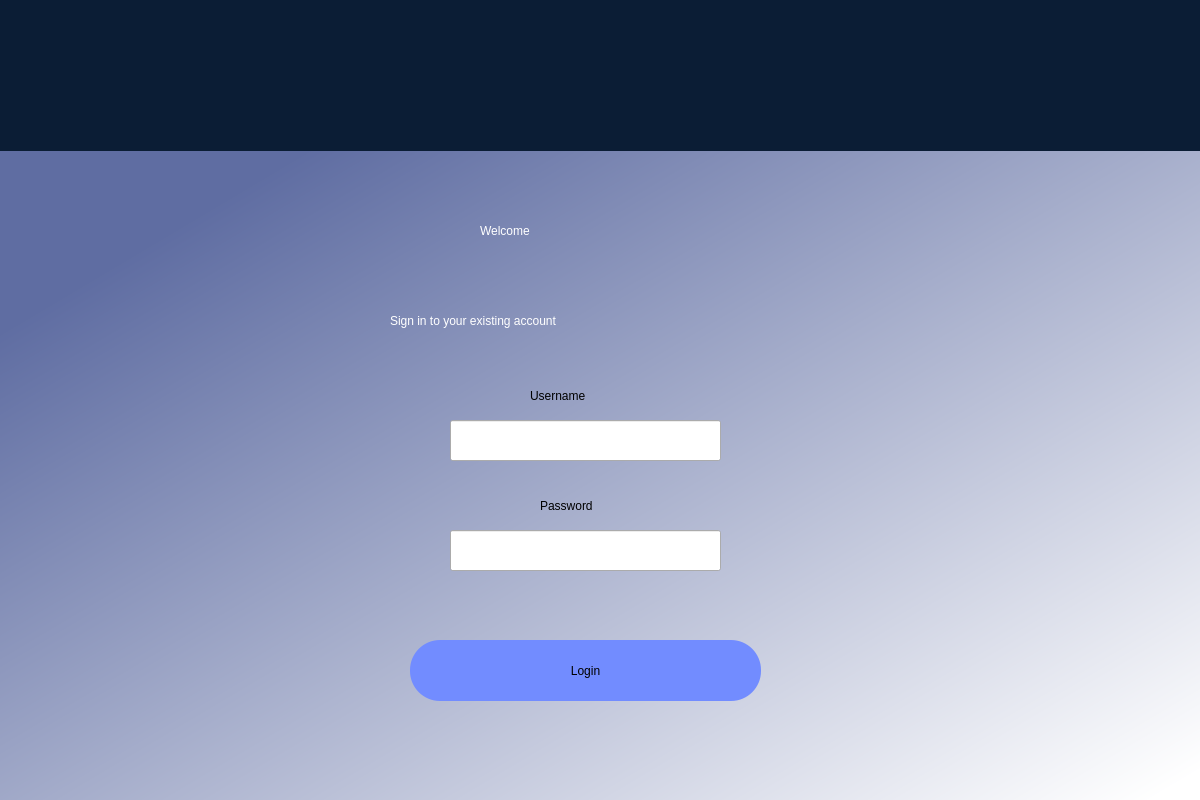
<?xml version="1.0" encoding="UTF-8"?>
<ui version="4.0">
 <class>Dialog</class>
 <widget class="QDialog" name="Dialog">
  <property name="geometry">
   <rect>
    <x>0</x>
    <y>0</y>
    <width>1200</width>
    <height>800</height>
   </rect>
  </property>
  <property name="windowTitle">
   <string>Rattler Bank Database</string>
  </property>
  <property name="windowIcon">
   <iconset>
    <normaloff>RB snake.png</normaloff>RB snake.png</iconset>
  </property>
  <property name="sizeGripEnabled">
   <bool>false</bool>
  </property>
  <widget class="QWidget" name="bgwidget" native="true">
   <property name="geometry">
    <rect>
     <x>0</x>
     <y>0</y>
     <width>1201</width>
     <height>801</height>
    </rect>
   </property>
   <property name="styleSheet">
    <string notr="true">QWidget#bgwidget{
background-color:qlineargradient(spread:pad, x1:0.242, y1:0.198727, x2:0.957, y2:1, stop:0 rgba(95, 109, 162, 255), stop:1 rgba(255, 255, 255, 255))
}</string>
   </property>
   <widget class="QLabel" name="label">
    <property name="geometry">
     <rect>
      <x>480</x>
      <y>170</y>
      <width>221</width>
      <height>121</height>
     </rect>
    </property>
    <property name="styleSheet">
     <string notr="true">font: 26pt &quot;MS Shell Dlg 2&quot;; color:rgb(255, 255, 255)</string>
    </property>
    <property name="text">
     <string>Welcome</string>
    </property>
   </widget>
   <widget class="QPushButton" name="login">
    <property name="geometry">
     <rect>
      <x>410</x>
      <y>640</y>
      <width>351</width>
      <height>61</height>
     </rect>
    </property>
    <property name="styleSheet">
     <string notr="true">QPushButton {
    border-radius: 30px;
    background-color: rgb(114, 140, 255);
    font: 14pt &quot;Heebo&quot;;
}

QPushButton:hover {
    background-color: rgb(93, 205, 245);
}

QPushButton:pressed {
    background-color:rgb(53, 93, 255)
}
</string>
    </property>
    <property name="text">
     <string>Login</string>
    </property>
   </widget>
   <widget class="QLabel" name="label_3">
    <property name="geometry">
     <rect>
      <x>390</x>
      <y>260</y>
      <width>411</width>
      <height>121</height>
     </rect>
    </property>
    <property name="styleSheet">
     <string notr="true">font: 14pt &quot;Heebo&quot;; color:rgb(255, 255, 255)</string>
    </property>
    <property name="text">
     <string>Sign in to your existing account</string>
    </property>
   </widget>
   <widget class="QLineEdit" name="usernamefield">
    <property name="geometry">
     <rect>
      <x>450</x>
      <y>420</y>
      <width>271</width>
      <height>41</height>
     </rect>
    </property>
    <property name="styleSheet">
     <string notr="true">QLineEdit:focus {
   border: 3px solid rgb(255, 217, 0);
}</string>
    </property>
   </widget>
   <widget class="QLabel" name="label_4">
    <property name="geometry">
     <rect>
      <x>530</x>
      <y>380</y>
      <width>101</width>
      <height>31</height>
     </rect>
    </property>
    <property name="styleSheet">
     <string notr="true">font: 10pt &quot;Heebo&quot;;</string>
    </property>
    <property name="text">
     <string>Username</string>
    </property>
   </widget>
   <widget class="QLabel" name="label_5">
    <property name="geometry">
     <rect>
      <x>540</x>
      <y>490</y>
      <width>101</width>
      <height>31</height>
     </rect>
    </property>
    <property name="styleSheet">
     <string notr="true">font: 10pt &quot;Heebo&quot;;</string>
    </property>
    <property name="text">
     <string>Password</string>
    </property>
   </widget>
   <widget class="QLineEdit" name="passwordfield">
    <property name="geometry">
     <rect>
      <x>450</x>
      <y>530</y>
      <width>271</width>
      <height>41</height>
     </rect>
    </property>
    <property name="styleSheet">
     <string notr="true">QLineEdit:focus {
   border: 3px solid rgb(255, 217, 0);
}</string>
    </property>
    <property name="echoMode">
     <enum>QLineEdit::Password</enum>
    </property>
   </widget>
   <widget class="QLabel" name="error">
    <property name="geometry">
     <rect>
      <x>390</x>
      <y>580</y>
      <width>391</width>
      <height>51</height>
     </rect>
    </property>
    <property name="sizePolicy">
     <sizepolicy hsizetype="Preferred" vsizetype="Fixed">
      <horstretch>0</horstretch>
      <verstretch>0</verstretch>
     </sizepolicy>
    </property>
    <property name="styleSheet">
     <string notr="true">font: 11pt &quot;Arial Rounded MT Bold&quot;;
color: rgb(255, 81, 0);</string>
    </property>
    <property name="text">
     <string/>
    </property>
    <property name="alignment">
     <set>Qt::AlignCenter</set>
    </property>
   </widget>
   <widget class="QLabel" name="label_6">
    <property name="geometry">
     <rect>
      <x>0</x>
      <y>0</y>
      <width>1211</width>
      <height>151</height>
     </rect>
    </property>
    <property name="styleSheet">
     <string notr="true">background-color: rgb(11, 29, 53);</string>
    </property>
    <property name="text">
     <string/>
    </property>
    <property name="scaledContents">
     <bool>true</bool>
    </property>
   </widget>
   <widget class="QLabel" name="label_2">
    <property name="geometry">
     <rect>
      <x>310</x>
      <y>0</y>
      <width>581</width>
      <height>151</height>
     </rect>
    </property>
    <property name="text">
     <string/>
    </property>
    <property name="pixmap">
     <pixmap>RB snake behind.png</pixmap>
    </property>
    <property name="scaledContents">
     <bool>true</bool>
    </property>
   </widget>
  </widget>
 </widget>
 <resources>
  <include location="snake.qrc"/>
 </resources>
 <connections/>
</ui>
